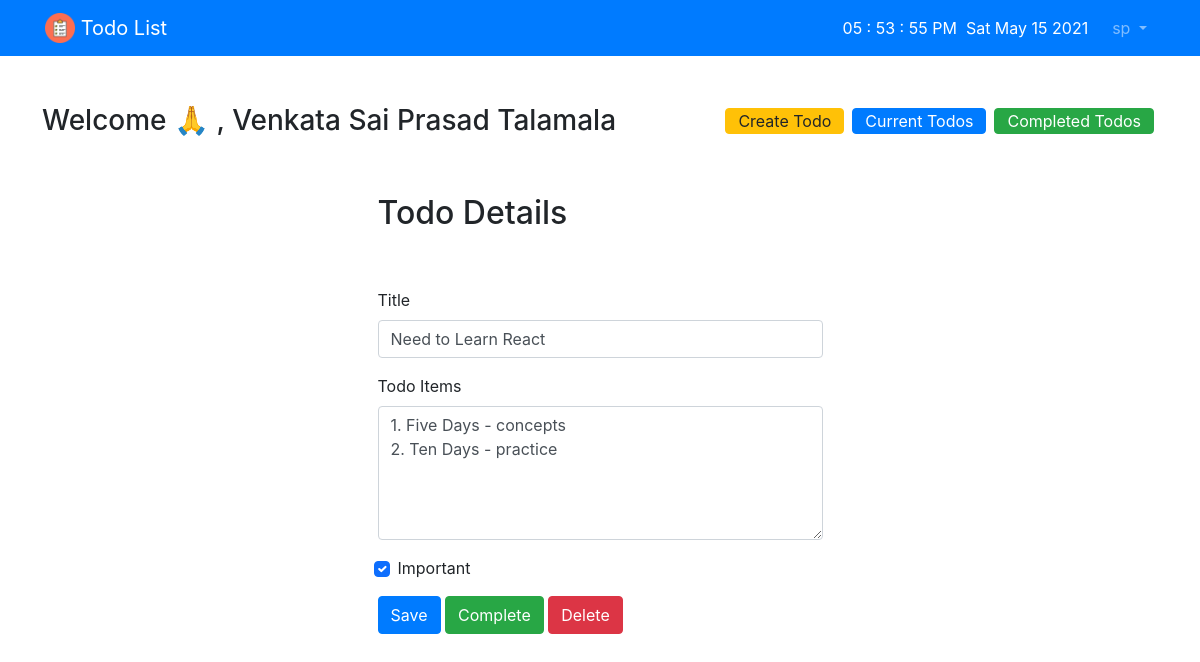
Screenshot of /todo/1 (signed in) with the database file from the repository.
### todo_app/models.py (models this page shows, shortened)
class Todo(models.Model):
    title = models.CharField(max_length=100)
    todo_items = models.TextField(blank=True)
    created = models.DateTimeField(auto_now_add=True)
    completed = models.DateTimeField(null=True, blank=True)
    important = models.BooleanField(default=False)
    user = models.ForeignKey(User, on_delete=models.CASCADE)

### todo_app/views.py (the view)
# urls.py: path('todo/<int:todo_id>', views.view_todo, name="view_todo"),
@login_required
def view_todo(request, todo_id):
    todo = get_object_or_404(Todo, id=todo_id, user=request.user)
    if request.method == "GET":
        form = CreateTodoForm(instance=todo)
        return render(request, 'view_todo.html', {"todo": todo, "form": form})
    else:
        form = CreateTodoForm(request.POST, instance=todo)
        form.save()
        messages.success(request, "todo updated successfully.")
        return redirect("current_todos")

### todo_app/forms.py
class CreateTodoForm(ModelForm):
    class Meta:
        model = Todo
        fields = ['title', 'todo_items', 'important']

### templates/view_todo.html (shortened to what this page needs)
{% extends 'todos.html' %}
{% block innercontent %}
<div class="row justify-content-center mt-5">
    <div class="col-md-5">
        <h2>Todo Details</h2>
    </div>
</div>
<div class="row justify-content-center mt-5">
    <div class="col-md-5">
        <form method="POST">
            <div class="form-group">
                <label for="title">Title</label>
                <input type="text" name="title" class="form-control" id="title" value="{{ todo.title }}" required>
            </div>
            <div class="form-group">
                <label for="todo_items">Todo Items</label>
                <textarea name="todo_items" rows="5" class="form-control"
                          id="todo_items">{{ todo.todo_items }}</textarea>
            </div>
            <div class="form-group form-check">
                <input type="checkbox" name="important" class="form-check-input" id="important"
                       {% if todo.important %}checked{% endif %}>
                <label class="form-check-label" for="important">Important</label>
            </div>
            <button type="submit" class="btn btn-primary">Save</button>
            <button type="button" class="btn btn-success" onclick="$('#complete').click()">Complete</button>
            <button type="button" class="btn btn-danger" onclick="$('#delete').click()">Delete</button>
        </form>
    </div>
</div>
{% endblock %}

### templates/todos.html (shortened to what this page needs)
{% extends 'base.html' %}
{% block content %}
<div class="row">
    <h3>Welcome 🙏 , {{ user.first_name }} {{ user.last_name }}
        <a class="btn btn-success" role="button" href="{% url 'completed_todos' %}"
           style="padding-block: inherit; float: right; margin: 4px;">Completed Todos</a>
        <a class="btn btn-primary" role="button" href="{% url 'current_todos' %}"
           style="padding-block: inherit; float: right; margin: 4px;">Current Todos</a>
        <a role="button" class="btn btn-warning" href="{% url 'create_todo' %}"
           style="padding-block: inherit; float: right; margin: 4px;">Create Todo</a>
    </h3>
</div>
{% block innercontent %}{% endblock %}
{% endblock %}

### templates/base.html (shortened to what this page needs)
{% load static %}
<html lang="en">
<head>
    <link href="https://cdn.jsdelivr.net/npm/bootstrap@5.0.1/dist/css/bootstrap.min.css" rel="stylesheet"
>
    <link rel="stylesheet" href="https://stackpath.bootstrapcdn.com/font-awesome/4.7.0/css/font-awesome.min.css"
>
    <link rel="stylesheet" href="https://stackpath.bootstrapcdn.com/bootstrap/4.1.3/css/bootstrap.min.css"
>
</head>
<body>
<nav class="navbar navbar-expand-md navbar-dark bg-primary">
    <div class="container">
        <a class="navbar-brand" href="{% url 'todos' %}">
            <img src="{% static 'todo_list_icon.png' %}" width="30" height="30" class="d-inline-block align-top">
            <span>Todo List</span>
        </a>
        <div class="collapse navbar-collapse" id="navbarNav">
            <ul class="navbar-nav ml-auto">
                {% if user.is_authenticated %}
                <li class="nav-item" style="color:white; padding:.5rem 1rem"><a
                        style="text-align:left"><a id="clock"></a> &nbsp;<span id="datetime"></span></a></li>
                <li class="nav-item dropdown">
                    <a class="nav-link dropdown-toggle" id="navbarDarkDropdownMenuLink" role="button"
                       data-bs-toggle="dropdown" aria-expanded="false">
                        {{ user.username }}
                    </a>
                </li>
                {% endif %}
            </ul>
        </div>
    </div>
</nav>
<div class="container">
    {% if messages %}
    {% for message in messages %}
    <div class="alert alert-danger">
        <strong>{{ message|escape }}</strong>
    </div>
    {% endfor %}
    {% else %}
    <div>
        <br><br>
    </div>
    {% endif %}
    {% block content %}
    {% endblock %}
</div>
</body>
</html>

### rows the page displays
Todo: title "Need to Learn React", todo_items "1. Five Days - concepts 2. Ten Days - practice", important "☑"

### other values shown
{{ user.username }} "sp"
{{ user.first_name }} "Venkata Sai Prasad"
{{ user.last_name }} "Talamala"
